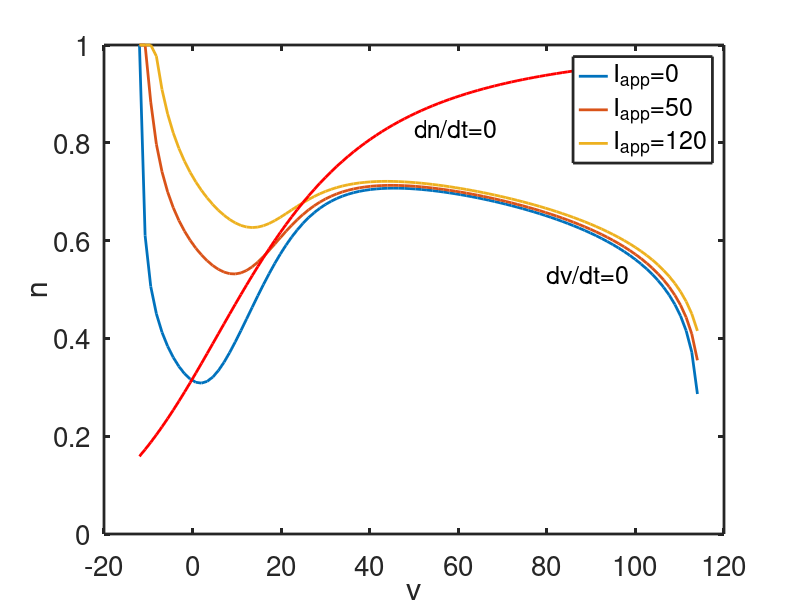

Reproduce this figure in MATLAB.
% Here we plot the nullclines for the rHH equations for several values of
% Iapp
 
function rHH_solver
global gnabar gkbar gl vna vk vl Iapp rn0  BCL

set(0,                           ...
   'defaultaxesfontsize', 20,   ...
   'defaultaxeslinewidth', 2, ...
   'defaultlinelinewidth', 2.0);
   
%parameters

gnabar = 120.;
gkbar = 36;
gl = 0.3;
vna = 115;
vk = -12;
vl = 10.5988;

rn0 = 0.8;
%rn0 = 0.9;
BCL = 0;
% pick a value of Iapp 
 
Iplist=[0, 50,120];
%colorlist=['b','g','m'];
for pj = 1:length(Iplist)
    Iapp = Iplist(pj);
 
%  find the v nullcline by bisection
vlist = linspace(vk+.01,vna-1,100);% list of v values to use; avoid exactly Vk and exactly Vna
[n0 ,ninf]=get_nullclines(vlist);
 
 % save the nullclines
 N0(:,pj) = n0';
end

formatSpecF = '%5.2f\n';
 
% the phase portrait
figure(1)
plot(vlist,N0(:,1),vlist,N0(:,2),vlist,N0(:,3),vlist,ninf,'r', 'linewidth',2)  
xlabel('v')
ylabel('n')
legend('I_{app}=0','I_{app}=50','I_{app}=120','fontsize',18)
text(80,0.53,'dv/dt=0','fontsize',18)
text(50,0.83,'dn/dt=0','fontsize',18)

 
%%%%%%%%%%%%%%%%%%%%%%%%%%%%%%%%%%%%%%
%the right hand side for ode simulation:
function s_prime=deRHS(t,s)
global gnabar gkbar gl vna vk vl Iapp BCL rn0

v = s(1);
n = s(2);
% If there is a stimulus, add it
Istim = (BCL>0)*Iapp/cosh(mod(t,BCL)-BCL/4) + (BCL==0)*Iapp;
 
Gt= gate_de(v);
AM=Gt(1);
BM = Gt(2);
AN = Gt(3);
BN = Gt(4);
 
h = rn0 - n;
aminf = AM/(AM+BM);
 
Ina = gnabar*aminf.^3.*h.*(v-vna) ;
Ik = gkbar*n.^4*(v-vk);
Icl = gl*(v-vl);
      
Fv = -Ina-Ik-Icl;
Fw=AN*(1.-n)-BN*n;

s_prime = [Fv+Istim Fw]';
%%%%%%%%%%%%%%%%%%%%%%%%%%%%%%%%%%%%%%

function [n0,ninf]= get_nullclines(vlist)
global v   
% for each v in vlist find f(v,n) = 0 by bisection
 
 for j = 1:length(vlist)
    v=vlist(j);

 % guess a lower bound 
a = 0;

% guess an upper bound
b = 1;

%this is the answer - call the function bisect(a,b,@fval)

n0(j)= bisect(a,b,@feval);
 
Gt= gate_de(v);
AN = Gt(3);
BN = Gt(4);
ninf(j) = AN/(AN+BN);

    end
 
%%%%%%%%%%%%%%%%%%%%%%%%%%%%%%%%%%%%%%%
function fn = feval(n)
global v
% evaluate the function

s=[v,n];
 t=0;
fhh= deRHS(t,s);  % use the rhs of the de
fn=fhh(1);
 

%%%%%%%%%%%%%%%%%%%%%%%%%%%%%%%%%%%
function gate = gate_de(v)
 % calculate the gating functions for V                 
AM=.1*(25.-v)./(exp(2.5 -0.1*v)-1.);
BM=4.*exp(-v/18.);
AN=.01*(10.-v)./(exp(1.-0.1*v)-1.);
BN=.125*exp(-v/80.);

gate = [AM BM AN BN];

%%%%%%%%%%%%%%%%%%%%%%%%%%%%%%%%%%%%%%%
function root = bisect(a,b,feval)

ul = a;
fl = feval(ul);
uu = b;
fu = feval(uu);

% we make the assumption, without checking, that 
% fu*fl<0

% if not, the algorithm fails to find a root.

N = 20;  % number of iterates
% the main bisection algorithm
for jk = 1:N
uc = (ul+uu)/2;
fc = feval(uc);
ftest = (fc.*fl>0);
ul = ftest.*uc+(1-ftest).*ul;
fl = ftest.*fc + (1-ftest).*fl;

uu = (1-ftest).*uc+ ftest.*uu;
fu = (1-ftest).*fc + ftest.*fu;
end
root = uc;

 
